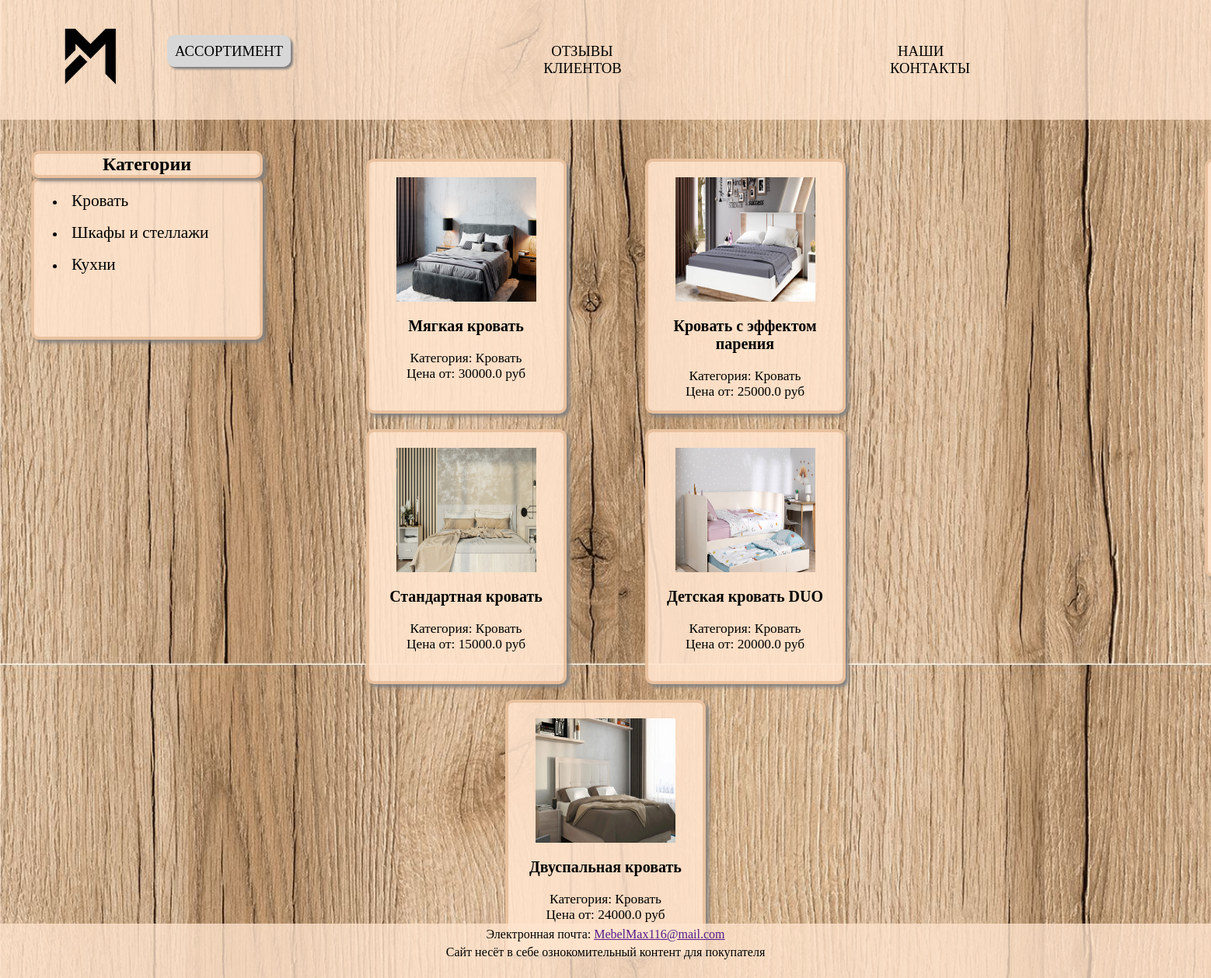
Page /category/1/ on the committed database.
### mebel1/models.py (models this page shows, shortened)
class Category(models.Model):
    name = models.CharField(max_length=100)

class Card(models.Model):
    slug = models.SlugField(max_length = 200, unique = True, null = False, default ="")
    title = models.CharField('Название', max_length=60, null=False)
    image = models.ImageField('Картинка', upload_to='card_images/%Y-%m-%d/')
    price = models.FloatField('Цена')
    information = models.TextField('Информация', null = False, default ="")
    category = models.ForeignKey(Category, on_delete=models.CASCADE, null=True, blank=True)

### mebel1/views.py (the view)
# urls.py: path('category/<int:category_id>/', views.category_view, name='category'),
def category_view(request, category_id):
    goods = Card.objects.filter(category_id=category_id)
    categories = Category.objects.all()
    context = {
        'goods': goods,
        'categories': categories,
    }
    return render(request, 'sale.html', context)

### mebel1/templates/sale.html (shortened to what this page needs)
{% extends "base.html" %}
{% load static %}
{% block contents %}
</head>
    <link rel="stylesheet" type="text/css" href="{% static 'css/sale.css' %}" />
<head>
<body>
  <div class="menu-kat">
    <h2>Категории</h2>
    <ul class="kategori">
      {% for category in categories %}
          <li><a href="{% url 'category' category.id %}">{{ category.name }}</a></li>
      {% endfor %}
    </ul>
  </div>
<div class="catalog">
    {% for card in goods %}
      <a href="{% url 'product' card.slug %}" class="kartochkaA">
          <div class="kartochka">
              <div class="cr">
                  <div class="kartinkadiv">
                        <img class="kartinka" src="{{ card.image.url }}" alt="{{ card.title }}">
                  </div>
                  <h3>{{ card.title }}</h3>
                  <p>Категория: {{ card.category.name }}</p>
                  <p>Цена от: {{ card.price }} руб</p>
          </div>
        </div>
      </a>
    {% endfor %}
    </div>
    <div class="LDSP">
      <h2>Цвета ЛДСП</h2>
    </div>
</body>
{% endblock %}

### mebel1/static/css/style.css (style rules this page uses)
* { margin: 0; }
body { display: flex; flex-direction: column; min-height: 100vh; margin: 0; background-size: cover; background-position: center; }

### mebel1/static/css/sale.css (style rules this page uses)
* { margin: 0; }
.kartochkaA { margin: 10px auto; text-decoration: none; color: black; text-align: center; }
.kartochka { height: 320px; width: 250px; background-color: rgba(255, 228, 205, 0.90); justify-content: center; border-radius: 10px; box-shadow: 4px 4px 4px rgba(128, 128, 128, 0.9); background-color: rgba(255, 228, 205, 0.90); border: 4px solid rgba(228, 185, 147, 0.76); }
.kartinka { width: 200px; height: 200px; }
.kartinkadiv { margin: 10px; width: 180px; height: 160px; overflow: hidden; padding-left: 25px; padding-top: 10px; }
.catalog { position: absolute; display: flex; padding: 20px; margin: 20px 400px; flex-wrap: wrap; }
.cr h3 { margin: 20px; font-size: 15pt; }
.cr p { font-size: 13pt; }
.menu-kat { position: absolute; margin-left: 40px; }
.kategori { width: 250px; height: 200px; border-radius: 10px; box-shadow: 4px 4px 4px rgba(128, 128, 128, 0.9); background-color: rgba(255, 228, 205, 0.90); border: 4px solid rgba(228, 185, 147, 0.76); }
.menu-kat h2 { position: relative; background-color: rgba(255, 228, 205, 0.90); border-radius: 10px; text-align: center; box-shadow: 4px 4px 4px rgba(128, 128, 128, 0.9); margin-top: 40px; border: 4px solid rgba(228, 185, 147, 0.76); }
.kategori li { text-align: left; padding: 3px; margin-top: 10px; }
.kategori li a { font-family:'Times New Roman', Times, serif; text-decoration: none; font-size: 16pt; padding: 5px; color: black; }
.LDSP { position: fixed; width: 250px; height: 530px; margin-top: 50px; margin-left: 1550px; border-radius: 10px; background-color: rgba(255, 228, 205, 0.90); box-shadow: 4px 4px 4px rgba(128, 128, 128, 0.9); border: 4px solid rgba(228, 185, 147, 0.76); }
.LDSP h2 { position: relative; text-align: center; border-radius: 10px; margin-top: 10px; }

### rows in the picture
Category: name "Кровать"
Category: name "Шкафы и стеллажи"
Category: name "Кухни"
Card: image (picture), title "Мягкая кровать", category.name "Кровать", price "30000.0"
Card: image (picture), title "Кровать с эффектом парения", category.name "Кровать", price "25000.0"
Card: image (picture), title "Стандартная кровать", category.name "Кровать", price "15000.0"
Card: image (picture), title "Детская кровать DUO", category.name "Кровать", price "20000.0"
Card: image (picture), title "Двуспальная кровать", category.name "Кровать", price "24000.0"
